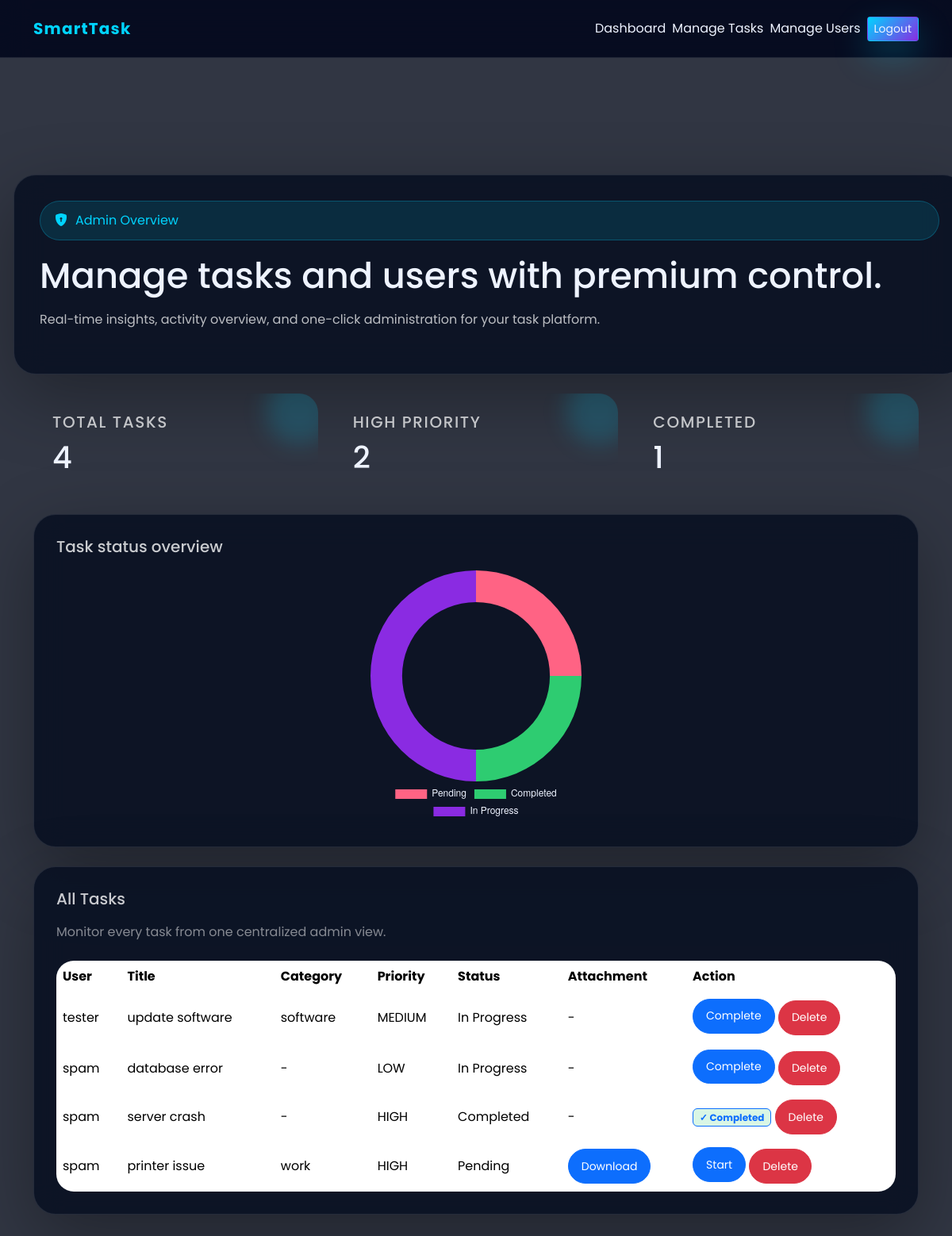
/admin_dashboard (signed in), run on an earlier commit of the app's database.
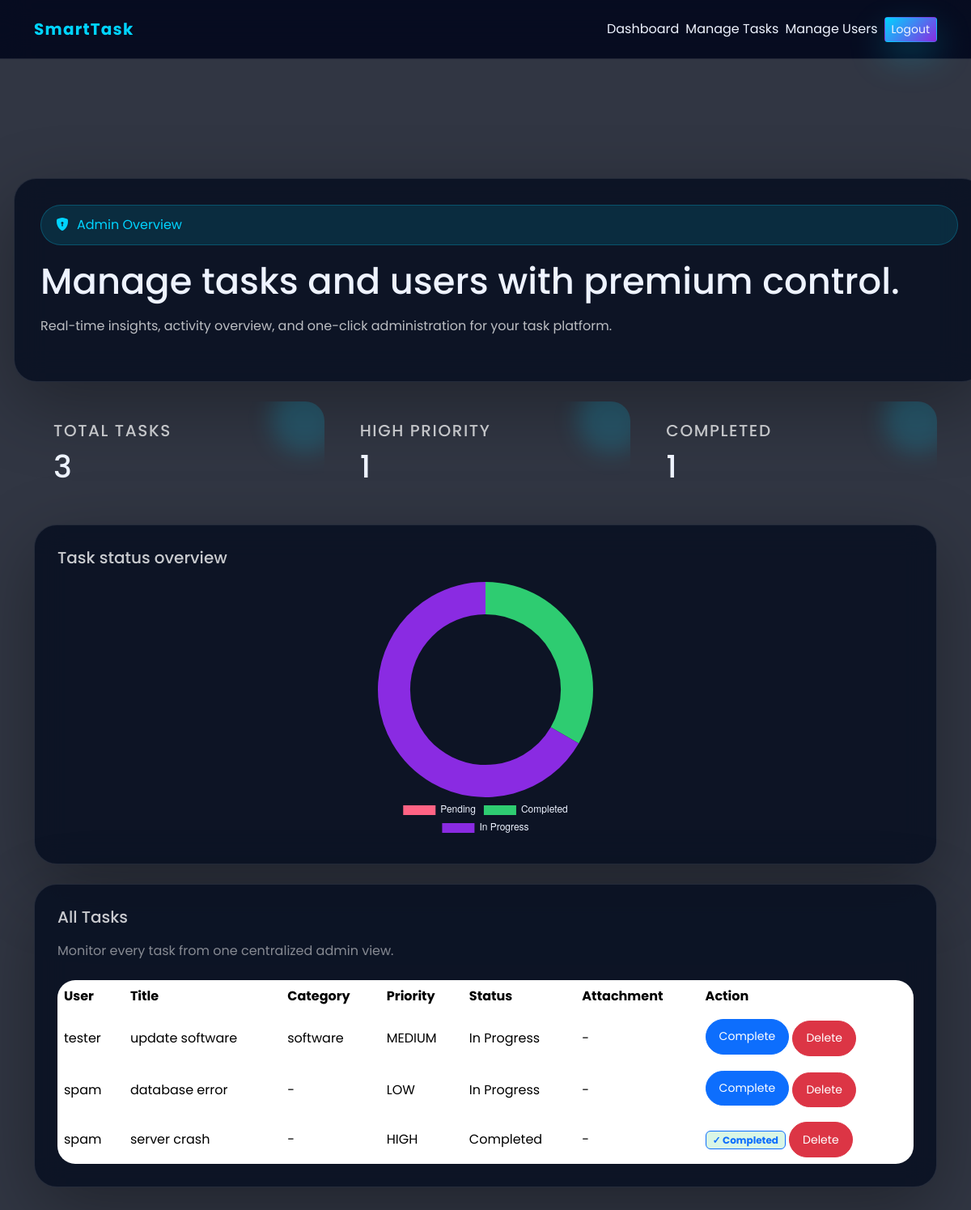
And on a later commit of the database.
### tables this page shows
CREATE TABLE tasks (
            id INTEGER PRIMARY KEY AUTOINCREMENT,
            title TEXT NOT NULL,
            description TEXT NOT NULL,
            status TEXT DEFAULT 'Pending',
            priority TEXT,
            due_date DATE,
            user_id INTEGER, category TEXT, file_path TEXT,
            FOREIGN KEY (user_id) REFERENCES users(id)

        );

CREATE TABLE users (
            id INTEGER PRIMARY KEY AUTOINCREMENT,
            username TEXT NOT NULL,
            email TEXT NOT NULL,
            password TEXT NOT NULL,
            role TEXT DEFAULT 'user'
        );

### app.py (the view)
@app.route("/admin_dashboard")
def admin_dashboard():
    if session.get('role')!='admin':
        return "Access denied"
    conn = getdb()
    cursor = conn.cursor()
    cursor.execute("""
        SELECT t.id, t.title, t.description, t.status, t.priority, t.due_date, t.user_id, u.username, t.category, t.file_path
        FROM tasks t
        LEFT JOIN users u ON t.user_id = u.id
        ORDER BY t.priority DESC
    """)
    all_task=cursor.fetchall()
    cursor.execute("SELECT COUNT(*) FROM tasks")
    total_tasks = cursor.fetchone()[0]
    cursor.execute("SELECT COUNT(*) FROM tasks WHERE priority='HIGH'")
    high_priority = cursor.fetchone()[0]
    cursor.execute("SELECT COUNT(*) FROM tasks WHERE status='Completed'")
    completed = cursor.fetchone()[0]
    cursor.execute("SELECT COUNT(*) FROM tasks WHERE status='Pending'")
    pending = cursor.fetchone()[0]
    conn.close()
    return render_template("admin_dashboard.html", tasks=all_task, total_tasks=total_tasks, high=high_priority, completed=completed, pending_tasks=pending)

### app.py (called while the page is built)
@app.after_request
def set_cache_headers(response):
    if response.status_code in [301, 302, 303, 307, 308]:
        response.headers['Cache-Control'] = 'no-store, no-cache, must-revalidate, max-age=0'
        response.headers['Pragma'] = 'no-cache'
        response.headers['Expires'] = '0'
    elif request.endpoint and request.endpoint in ['login', 'register', 'logout', 'user_dashboard', 'admin_dashboard']:
        response.headers['Cache-Control'] = 'no-store, no-cache, must-revalidate, max-age=0, private'
        response.headers['Pragma'] = 'no-cache'
        response.headers['Expires'] = '0'
    elif request.method == 'POST':
        response.headers['Cache-Control'] = 'no-store, no-cache, must-revalidate, max-age=0'
        response.headers['Pragma'] = 'no-cache'
        response.headers['Expires'] = '0'
    return response

def getdb():
    conn = sqlite3.connect(DB_PATH)
    return conn

### templates/admin_dashboard.html (shortened to what the changed rows need)
<!DOCTYPE html>
<html lang="en">
<head>
    <link href="https://cdn.jsdelivr.net/npm/bootstrap@5.3.2/dist/css/bootstrap.min.css" rel="stylesheet">
    <link href="https://cdn.jsdelivr.net/npm/bootstrap-icons/font/bootstrap-icons.css" rel="stylesheet">
</head>
<body>
    <div class="admin-shell">
        <main class="container" style="padding-top:120px;">
            <section class="hero-grid">
                <div class="hero-card">
                    <h1>Manage tasks and users with premium control.</h1>
                </div>
            </section>
            <section class="stats-grid">
                <div class="stat-card">
                    <h5>Total Tasks</h5>
                    <h2>{{ total_tasks or 0 }}</h2>
                </div>
                <div class="stat-card">
                    <h5>High Priority</h5>
                    <h2>{{ high or 0 }}</h2>
                </div>
                <div class="stat-card">
                    <h2>{{ completed or 0 }}</h2>
                </div>
            </section>
            <section class="chart-card">
                <div class="chart-container d-flex justify-content-center" style="height:320px;"><canvas id="statusChart"></canvas></div>
            </section>
            <section class="table-card">
                <div class="table-responsive">
                    <table class="table table-borderless align-middle mb-0">
                        <thead><tr><th>User</th><th>Title</th><th>Category</th><th>Priority</th><th>Status</th><th>Attachment</th><th>Action</th></tr></thead>
                        <tbody>
                            {% for task in tasks %}
                            <tr>
                                <td>{{ task[7] if task[7] else 'Unknown' }}</td>
                                <td>{{ task[1] }}</td>
                                <td>{{ task[8] if task[8] else '-' }}</td>
                                <td>{{ task[4] }}</td>
                                <td>{{ task[3] }}</td>
                                <td>
                                    {% if task[9] %}
                                        <a href="/admin_download/{{ task[0] }}" class="btn btn-primary btn-sm btn-action">Download</a>
                                    {% else %}
                                        -
                                    {% endif %}
                                </td>
                                <td>
                                    {% if task[3] == 'Pending' %}
                                        <a href="/admin_start_task/{{ task[0] }}" class="btn btn-primary btn-sm btn-action mb-1" onclick="return confirm('Start this task?')">Start</a>
                                    {% elif task[3] == 'In Progress' %}
                                        <a href="/admin_complete_task/{{ task[0] }}" class="btn btn-primary btn-sm btn-action mb-1" onclick="return confirm('Mark this task as completed?')">Complete</a>
                                    {% else %}
                                        <span class="badge border border-primary text-primary badge-completed ">✓ Completed</span>
                                    {% endif %}
                                    <a href="/admin_delete_task/{{ task[0] }}" class="btn btn-danger btn-sm btn-action" onclick="return confirm('Delete this task permanently?')">Delete</a>
                                </td>
                            </tr>
                            {% endfor %}
                        </tbody>
                    </table>
                </div>
            </section>
        </main>
    </div>
    <script>
        const ctx = document.getElementById('statusChart').getContext('2d');
        new Chart(ctx, {
            type:'doughnut',
            data:{
                labels:['Pending','Completed','In Progress'],
                datasets:[{ data:[{{ pending_tasks or 0 }}, {{ completed or 0 }}, {{ total_tasks - pending_tasks - completed if total_tasks is not none else 0 }}], backgroundColor:['#ff6384','#2ecc71','#8a2be2'], borderWidth:0 }]
            },
            options:{ responsive:true, plugins:{ legend:{ position:'bottom', labels:{ color:'#eef3ff' } } }, cutout:'70%' }
        });
        history.pushState(null, null, window.location.href);
        window.addEventListener('popstate', ()=>window.location.href='/login');
    </script>
</body>
</html>

What changed in the data, as far as the page shows it:
removed tasks: username "spam", title "printer issue", category "work", priority "HIGH", status "Pending"
Also different on the page:
{{ total_tasks or 0 }}: "4" → "3"
{{ high or 0 }}: "2" → "1"
chart data {{ pending_tasks or 0 }}: 1 → 0
